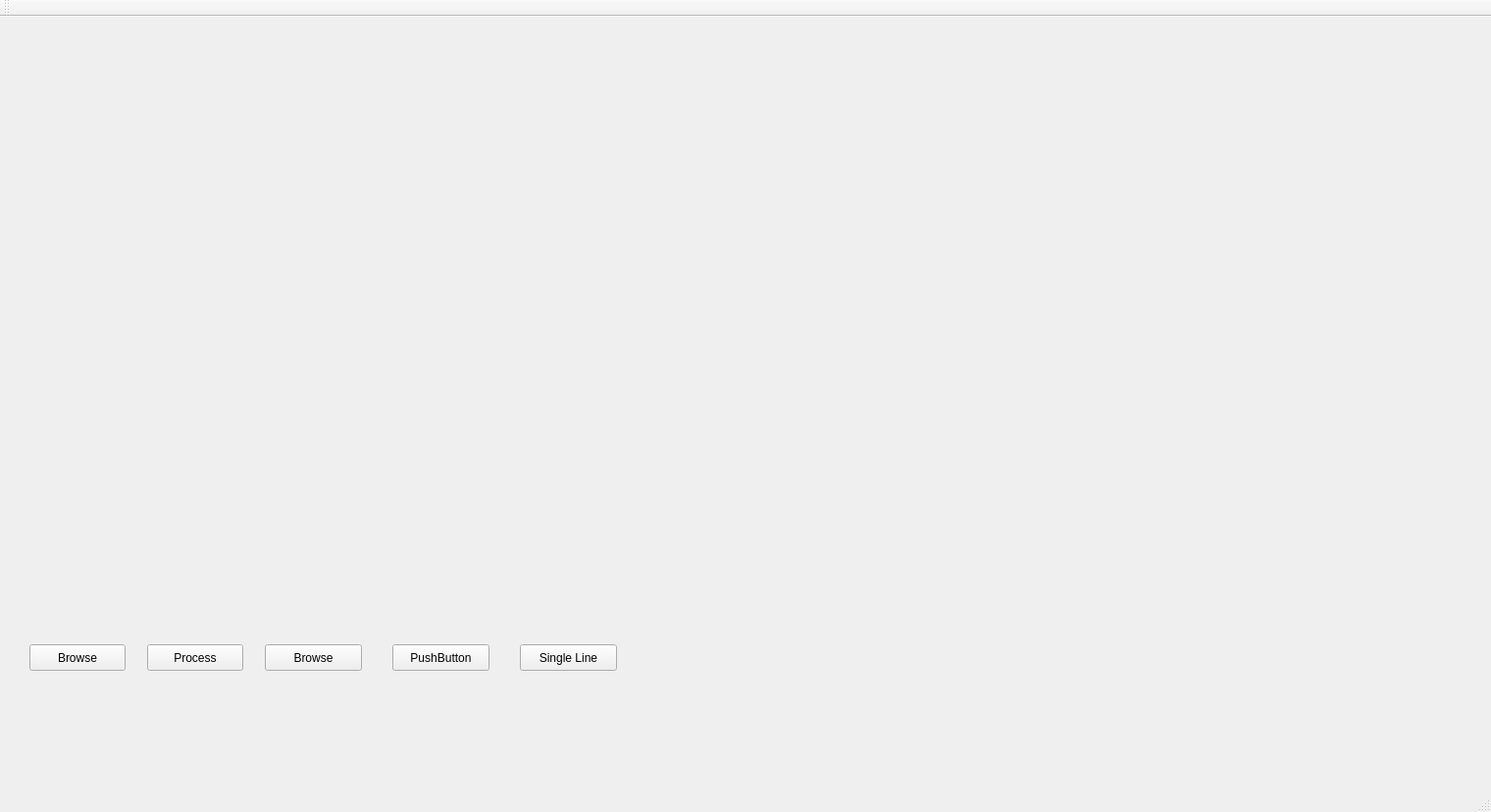
<?xml version="1.0" encoding="UTF-8"?>
<ui version="4.0">
 <class>morphing</class>
 <widget class="QMainWindow" name="morphing">
  <property name="geometry">
   <rect>
    <x>0</x>
    <y>0</y>
    <width>1520</width>
    <height>828</height>
   </rect>
  </property>
  <property name="windowTitle">
   <string>morphing</string>
  </property>
  <widget class="QWidget" name="centralWidget">
   <widget class="QLabel" name="img_source">
    <property name="geometry">
     <rect>
      <x>0</x>
      <y>-10</y>
      <width>500</width>
      <height>500</height>
     </rect>
    </property>
    <property name="text">
     <string/>
    </property>
   </widget>
   <widget class="QLabel" name="img_dest">
    <property name="geometry">
     <rect>
      <x>520</x>
      <y>-10</y>
      <width>500</width>
      <height>500</height>
     </rect>
    </property>
    <property name="text">
     <string/>
    </property>
   </widget>
   <widget class="QPushButton" name="btn_browse">
    <property name="geometry">
     <rect>
      <x>30</x>
      <y>640</y>
      <width>98</width>
      <height>27</height>
     </rect>
    </property>
    <property name="text">
     <string>Browse</string>
    </property>
   </widget>
   <widget class="QPushButton" name="btn_process">
    <property name="geometry">
     <rect>
      <x>150</x>
      <y>640</y>
      <width>98</width>
      <height>27</height>
     </rect>
    </property>
    <property name="text">
     <string>Process</string>
    </property>
   </widget>
   <widget class="QPushButton" name="btn_browse_2">
    <property name="geometry">
     <rect>
      <x>270</x>
      <y>640</y>
      <width>99</width>
      <height>27</height>
     </rect>
    </property>
    <property name="text">
     <string>Browse</string>
    </property>
   </widget>
   <widget class="QLabel" name="img_result">
    <property name="geometry">
     <rect>
      <x>1020</x>
      <y>-10</y>
      <width>500</width>
      <height>500</height>
     </rect>
    </property>
    <property name="text">
     <string/>
    </property>
   </widget>
   <widget class="QPushButton" name="pushButton_2">
    <property name="geometry">
     <rect>
      <x>400</x>
      <y>640</y>
      <width>99</width>
      <height>27</height>
     </rect>
    </property>
    <property name="text">
     <string>PushButton</string>
    </property>
   </widget>
   <widget class="QPushButton" name="pushButton">
    <property name="geometry">
     <rect>
      <x>530</x>
      <y>640</y>
      <width>99</width>
      <height>27</height>
     </rect>
    </property>
    <property name="text">
     <string>Single Line</string>
    </property>
   </widget>
  </widget>
  <widget class="QMenuBar" name="menuBar">
   <property name="geometry">
    <rect>
     <x>0</x>
     <y>0</y>
     <width>1520</width>
     <height>20</height>
    </rect>
   </property>
  </widget>
  <widget class="QToolBar" name="mainToolBar">
   <attribute name="toolBarArea">
    <enum>TopToolBarArea</enum>
   </attribute>
   <attribute name="toolBarBreak">
    <bool>false</bool>
   </attribute>
  </widget>
  <widget class="QStatusBar" name="statusBar"/>
 </widget>
 <layoutdefault spacing="6" margin="11"/>
 <resources/>
 <connections/>
</ui>
